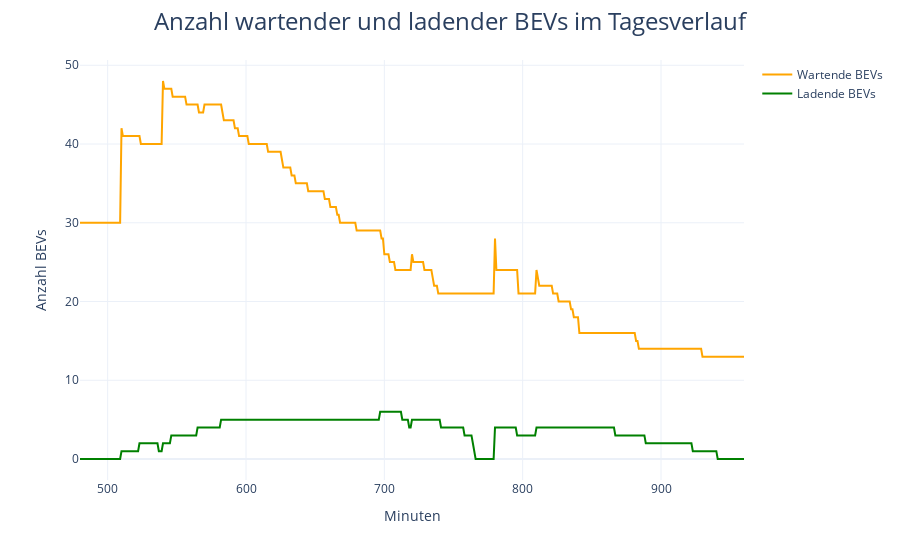

The code cell stored with this chart in its notebook:
### Code cell
figureGeneration.create_bev_number_figure(simulation_data)

### Figure 1 — Plotly figure (JSON) as saved in the notebook; plotly's stock layout.template omitted (floating-point values rounded to 4 significant figures; data arrays with more than 128 entries replaced by an {"elided": "..."} marker saying what was removed)
{"data": [{"line": {"color": "orange"}, "name": "Wartende BEVs", "type": "scatter", "x": {"elided": "481 int values"}, "y": {"elided": "481 int values"}}, {"line": {"color": "green"}, "name": "Ladende BEVs", "type": "scatter", "x": {"elided": "481 int values"}, "y": {"elided": "481 int values"}}], "layout": {"legend": {"tracegroupgap": 0}, "margin": {"t": 60}, "title": {"font": {"size": 24}, "text": "Anzahl wartender und ladender BEVs im Tagesverlauf", "x": 0.5, "xanchor": "center"}, "xaxis": {"anchor": "y", "domain": [0, 1], "title": {"text": "Minuten"}}, "yaxis": {"anchor": "x", "domain": [0, 1], "title": {"text": "Anzahl BEVs"}}}}
